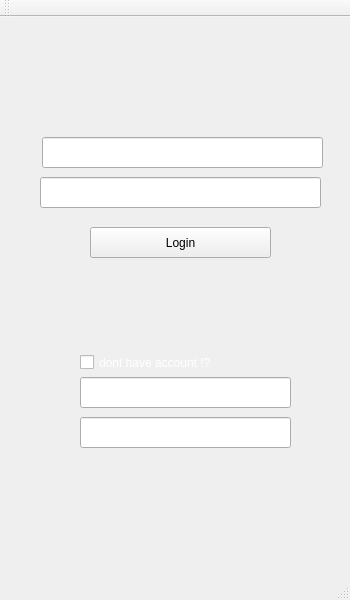
<?xml version="1.0" encoding="UTF-8"?>
<ui version="4.0">
 <class>MainWindow</class>
 <widget class="QMainWindow" name="MainWindow">
  <property name="geometry">
   <rect>
    <x>0</x>
    <y>0</y>
    <width>350</width>
    <height>600</height>
   </rect>
  </property>
  <property name="windowTitle">
   <string>MainWindow</string>
  </property>
  <property name="styleSheet">
   <string notr="true">#MainWindow{
	background-image : url(:/images/first back_ground.png);
}</string>
  </property>
  <widget class="QWidget" name="centralWidget">
   <widget class="QCheckBox" name="dont_have_account">
    <property name="geometry">
     <rect>
      <x>80</x>
      <y>330</y>
      <width>151</width>
      <height>31</height>
     </rect>
    </property>
    <property name="styleSheet">
     <string notr="true">color :rgb(255, 255, 255)</string>
    </property>
    <property name="text">
     <string>dont have account !?</string>
    </property>
   </widget>
   <widget class="QLineEdit" name="LE_username">
    <property name="geometry">
     <rect>
      <x>42</x>
      <y>120</y>
      <width>281</width>
      <height>31</height>
     </rect>
    </property>
   </widget>
   <widget class="QLineEdit" name="LE_password">
    <property name="geometry">
     <rect>
      <x>40</x>
      <y>160</y>
      <width>281</width>
      <height>31</height>
     </rect>
    </property>
   </widget>
   <widget class="QPushButton" name="PB_login">
    <property name="geometry">
     <rect>
      <x>90</x>
      <y>210</y>
      <width>181</width>
      <height>31</height>
     </rect>
    </property>
    <property name="text">
     <string>Login</string>
    </property>
   </widget>
   <widget class="QLineEdit" name="LE_signup_username">
    <property name="geometry">
     <rect>
      <x>80</x>
      <y>360</y>
      <width>211</width>
      <height>31</height>
     </rect>
    </property>
   </widget>
   <widget class="QLineEdit" name="LE_signup_password">
    <property name="geometry">
     <rect>
      <x>80</x>
      <y>400</y>
      <width>211</width>
      <height>31</height>
     </rect>
    </property>
   </widget>
  </widget>
  <widget class="QMenuBar" name="menuBar">
   <property name="geometry">
    <rect>
     <x>0</x>
     <y>0</y>
     <width>350</width>
     <height>20</height>
    </rect>
   </property>
  </widget>
  <widget class="QToolBar" name="mainToolBar">
   <attribute name="toolBarArea">
    <enum>TopToolBarArea</enum>
   </attribute>
   <attribute name="toolBarBreak">
    <bool>false</bool>
   </attribute>
  </widget>
  <widget class="QStatusBar" name="statusBar"/>
 </widget>
 <layoutdefault spacing="6" margin="11"/>
 <resources/>
 <connections/>
</ui>
